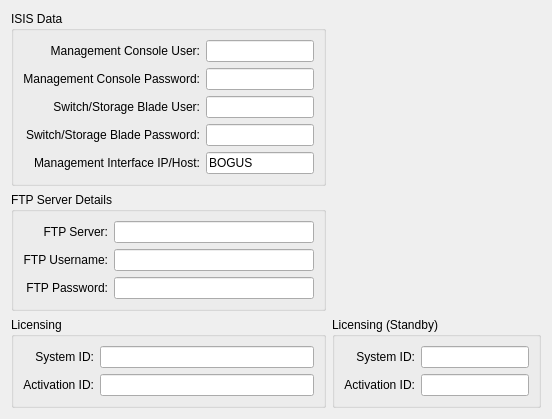
      <widget class="QWidget" name="isis_panel">
       <attribute name="title">
        <string>ISIS</string>
       </attribute>
       <layout class="QHBoxLayout" name="horizontalLayout_2">
        <item>
         <layout class="QVBoxLayout" name="verticalLayout_8">
          <item>
           <widget class="QGroupBox" name="isisdata_group">
            <property name="title">
             <string>ISIS Data</string>
            </property>
            <layout class="QFormLayout" name="formLayout_5">
             <property name="labelAlignment">
              <set>Qt::AlignRight|Qt::AlignTrailing|Qt::AlignVCenter</set>
             </property>
             <item row="0" column="0">
              <widget class="QLabel" name="mcu_label">
               <property name="text">
                <string>Management Console User:</string>
               </property>
               <property name="alignment">
                <set>Qt::AlignRight|Qt::AlignTrailing|Qt::AlignVCenter</set>
               </property>
              </widget>
             </item>
             <item row="0" column="1">
              <widget class="QLineEdit" name="mcu_text"/>
             </item>
             <item row="1" column="0">
              <widget class="QLabel" name="mcp_label">
               <property name="text">
                <string>Management Console Password:</string>
               </property>
               <property name="alignment">
                <set>Qt::AlignRight|Qt::AlignTrailing|Qt::AlignVCenter</set>
               </property>
              </widget>
             </item>
             <item row="2" column="0">
              <widget class="QLabel" name="sbu_label">
               <property name="text">
                <string>Switch/Storage Blade User:</string>
               </property>
               <property name="alignment">
                <set>Qt::AlignRight|Qt::AlignTrailing|Qt::AlignVCenter</set>
               </property>
              </widget>
             </item>
             <item row="3" column="0">
              <widget class="QLabel" name="sbp_label">
               <property name="text">
                <string>Switch/Storage Blade Password:</string>
               </property>
               <property name="alignment">
                <set>Qt::AlignRight|Qt::AlignTrailing|Qt::AlignVCenter</set>
               </property>
              </widget>
             </item>
             <item row="1" column="1">
              <widget class="QLineEdit" name="mcp_text"/>
             </item>
             <item row="2" column="1">
              <widget class="QLineEdit" name="sbu_text"/>
             </item>
             <item row="3" column="1">
              <widget class="QLineEdit" name="sbp_text"/>
             </item>
             <item row="4" column="1">
              <widget class="QLineEdit" name="management_port">
               <property name="text">
                <string>BOGUS</string>
               </property>
              </widget>
             </item>
             <item row="4" column="0">
              <widget class="QLabel" name="label">
               <property name="text">
                <string>Management Interface IP/Host:</string>
               </property>
              </widget>
             </item>
            </layout>
           </widget>
          </item>
          <item>
           <widget class="QGroupBox" name="ftp_group">
            <property name="title">
             <string>FTP Server Details</string>
            </property>
            <layout class="QFormLayout" name="formLayout_6">
             <property name="labelAlignment">
              <set>Qt::AlignRight|Qt::AlignTrailing|Qt::AlignVCenter</set>
             </property>
             <item row="0" column="0">
              <widget class="QLabel" name="ftpserver_label">
               <property name="text">
                <string>FTP Server:</string>
               </property>
               <property name="alignment">
                <set>Qt::AlignRight|Qt::AlignTrailing|Qt::AlignVCenter</set>
               </property>
              </widget>
             </item>
             <item row="1" column="0">
              <widget class="QLabel" name="ftp_loginname_label">
               <property name="text">
                <string>FTP Username:</string>
               </property>
               <property name="alignment">
                <set>Qt::AlignRight|Qt::AlignTrailing|Qt::AlignVCenter</set>
               </property>
              </widget>
             </item>
             <item row="2" column="0">
              <widget class="QLabel" name="ftp_password_label">
               <property name="text">
                <string>FTP Password:</string>
               </property>
               <property name="alignment">
                <set>Qt::AlignRight|Qt::AlignTrailing|Qt::AlignVCenter</set>
               </property>
              </widget>
             </item>
             <item row="0" column="1">
              <widget class="QLineEdit" name="ftpserver_text"/>
             </item>
             <item row="1" column="1">
              <widget class="QLineEdit" name="ftp_loginname_text"/>
             </item>
             <item row="2" column="1">
              <widget class="QLineEdit" name="ftp_password_text"/>
             </item>
            </layout>
           </widget>
          </item>
          <item>
           <widget class="QGroupBox" name="licensing_group">
            <property name="title">
             <string>Licensing</string>
            </property>
            <layout class="QFormLayout" name="formLayout_7">
             <property name="fieldGrowthPolicy">
              <enum>QFormLayout::AllNonFixedFieldsGrow</enum>
             </property>
             <property name="labelAlignment">
              <set>Qt::AlignRight|Qt::AlignTrailing|Qt::AlignVCenter</set>
             </property>
             <item row="0" column="0">
              <widget class="QLabel" name="system_id_label">
               <property name="text">
                <string>System ID:</string>
               </property>
               <property name="alignment">
                <set>Qt::AlignRight|Qt::AlignTrailing|Qt::AlignVCenter</set>
               </property>
              </widget>
             </item>
             <item row="0" column="1">
              <widget class="QLineEdit" name="system_id_text"/>
             </item>
             <item row="1" column="0">
              <widget class="QLabel" name="activation_id_label">
               <property name="text">
                <string>Activation ID:</string>
               </property>
               <property name="alignment">
                <set>Qt::AlignRight|Qt::AlignTrailing|Qt::AlignVCenter</set>
               </property>
              </widget>
             </item>
             <item row="1" column="1">
              <widget class="QLineEdit" name="activation_id_text"/>
             </item>
            </layout>
           </widget>
          </item>
          <item>
           <spacer name="verticalSpacer_3">
            <property name="orientation">
             <enum>Qt::Vertical</enum>
            </property>
            <property name="sizeHint" stdset="0">
             <size>
              <width>0</width>
              <height>0</height>
             </size>
            </property>
           </spacer>
          </item>
         </layout>
        </item>
        <item>
         <layout class="QVBoxLayout" name="verticalLayout_17">
          <item>
           <spacer name="verticalSpacer_8">
            <property name="orientation">
             <enum>Qt::Vertical</enum>
            </property>
            <property name="sizeHint" stdset="0">
             <size>
              <width>20</width>
              <height>40</height>
             </size>
            </property>
           </spacer>
          </item>
          <item>
           <widget class="QGroupBox" name="groupBox">
            <property name="title">
             <string>Licensing (Standby)</string>
            </property>
            <layout class="QFormLayout" name="formLayout_12">
             <property name="fieldGrowthPolicy">
              <enum>QFormLayout::AllNonFixedFieldsGrow</enum>
             </property>
             <property name="labelAlignment">
              <set>Qt::AlignRight|Qt::AlignTrailing|Qt::AlignVCenter</set>
             </property>
             <item row="0" column="0">
              <widget class="QLabel" name="sb_activation_id_label">
               <property name="text">
                <string>System ID:</string>
               </property>
               <property name="alignment">
                <set>Qt::AlignRight|Qt::AlignTrailing|Qt::AlignVCenter</set>
               </property>
              </widget>
             </item>
             <item row="0" column="1">
              <widget class="QLineEdit" name="sb_system_id_text"/>
             </item>
             <item row="1" column="0">
              <widget class="QLabel" name="sb_system_id_label">
               <property name="text">
                <string>Activation ID:</string>
               </property>
               <property name="alignment">
                <set>Qt::AlignRight|Qt::AlignTrailing|Qt::AlignVCenter</set>
               </property>
              </widget>
             </item>
             <item row="1" column="1">
              <widget class="QLineEdit" name="sb_activation_id_text"/>
             </item>
            </layout>
           </widget>
          </item>
         </layout>
        </item>
       </layout>
      </widget>
